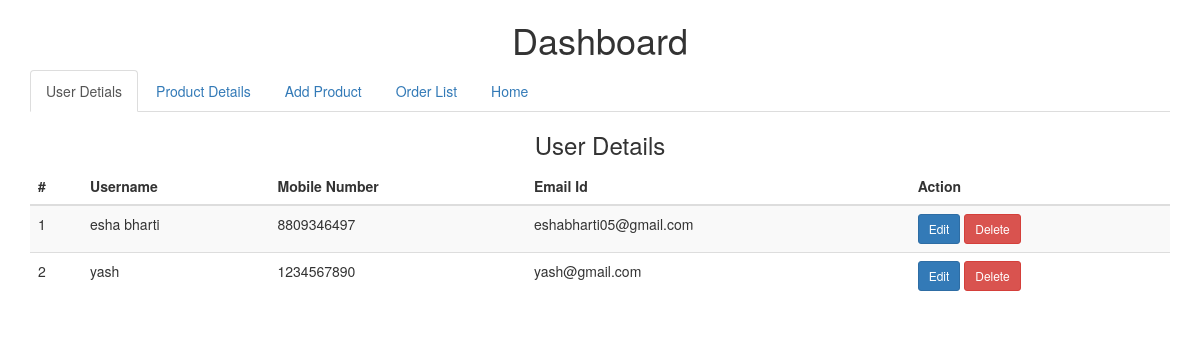
The page /userlist/ on the database its author committed.
### customer/models.py (models this page shows, shortened)
class Register(models.Model):
    username=models.CharField(null=False,max_length=255,)
    mobile_no=models.IntegerField(null=False)
    email=models.CharField(max_length=15)
    password=models.CharField(max_length=255)

### customer/views.py (the view)
# urls.py: path('userlist/',views.user_list,name='user_list'),
def user_list(request):
    data=Register.objects.all()
    return render(request,'admin/user.html',{'title':'User List','data':data})

### customer/templates/admin/user.html (shortened to what this page needs)
<!DOCTYPE html>
{% load static %}
<html lang="en">
<head>
  <link rel="stylesheet" href="{% static 'css/home.css' %}">
  <link rel="stylesheet" href="https://maxcdn.bootstrapcdn.com/bootstrap/3.4.1/css/bootstrap.min.css">
</head>
<body>
    <h1 class="text-center">Dashboard</h1>
    <div class="container">
        <ul class="nav nav-tabs">
            <li class="active"><a data-toggle="tab" href="#user">User Detials</a></li>
            <li><a href="{% url 'prod_detail' %}">Product Details</a></li>
            <li><a href="{% url 'add_prod' %}">Add Product</a></li>
            <li><a href="{% url 'order_list' %}">Order List</a></li>
            <li><a href="{% url 'home' %}">Home</a></li>
          </ul>
          <div class="tab-content">
              <div id="user" class="tab-pane fade in active">
                  <h3 class="text-center">User Details</h3>
                 <table class="table table-striped table-hover">
                    <thead>
                        <tr>
                            <th scope="col">#</th>
                            <th scope="col">Username</th>
                            <th scope="col">Mobile Number</th>
                            <th scope="col">Email Id</th>
                            <th>Action</th>
                        </tr>
                    </thead>
                    <tbody>
                        {% for i in data %}
                        <tr>
                            <td scope="row">{{ forloop.counter }}</td>
                            <td>{{ i.username }}</td>
                            <td>{{ i.mobile_no }}</td>
                            <td>{{ i.email }}</td>
                            <td>
                                <a class="btn btn-sm btn-primary text-white mr-2" href="{% url 'editUser' i.id %}">Edit</a>
                                <a class="btn btn-sm btn-danger text-white" href="{% url 'delete_user' i.id %}">Delete</a>
                            </td>
                        </tr>
                        {% endfor %}
                    </tbody>
                </table>
              </div>
          </div>
    </div>
</body>
</html>

### customer/static/css/home.css (style rules this page uses)
body { color: #353535; font-family: 'Open Sans', sans-serif; font-weight: 400; }
a { color: #FF6F61; }
h1 { font-family: 'Source Code Pro', monospace; font-weight: 900; }
.nav { position: relative; }
@media (min-width: 768px) { .nav, .nav .navbar { background: white !important; } }

### rows shown on the page
Register: username "esha bharti", mobile_no "8809346497", email "eshabharti05@gmail.com"
Register: username "yash", mobile_no "1234567890", email "yash@gmail.com"
